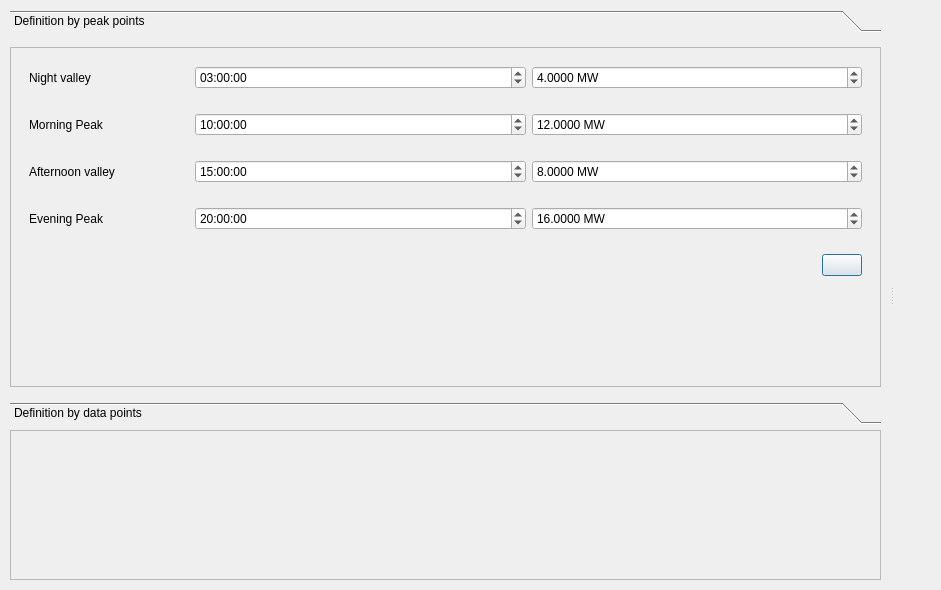
<?xml version="1.0" encoding="UTF-8"?>
<ui version="4.0">
 <class>Dialog</class>
 <widget class="QDialog" name="Dialog">
  <property name="geometry">
   <rect>
    <x>0</x>
    <y>0</y>
    <width>941</width>
    <height>590</height>
   </rect>
  </property>
  <property name="windowTitle">
   <string>Dialog</string>
  </property>
  <layout class="QVBoxLayout" name="verticalLayout">
   <property name="leftMargin">
    <number>1</number>
   </property>
   <property name="topMargin">
    <number>1</number>
   </property>
   <property name="rightMargin">
    <number>1</number>
   </property>
   <property name="bottomMargin">
    <number>1</number>
   </property>
   <item>
    <widget class="QSplitter" name="splitter_3">
     <property name="orientation">
      <enum>Qt::Horizontal</enum>
     </property>
     <widget class="QFrame" name="frame_8">
      <property name="frameShape">
       <enum>QFrame::NoFrame</enum>
      </property>
      <property name="frameShadow">
       <enum>QFrame::Raised</enum>
      </property>
      <layout class="QVBoxLayout" name="verticalLayout_7">
       <property name="topMargin">
        <number>9</number>
       </property>
       <item>
        <widget class="QToolBox" name="toolBox">
         <property name="currentIndex">
          <number>0</number>
         </property>
         <widget class="QWidget" name="page_3">
          <property name="geometry">
           <rect>
            <x>0</x>
            <y>0</y>
            <width>848</width>
            <height>352</height>
           </rect>
          </property>
          <attribute name="label">
           <string>Definition by peak points</string>
          </attribute>
          <layout class="QVBoxLayout" name="verticalLayout_3">
           <property name="leftMargin">
            <number>0</number>
           </property>
           <property name="rightMargin">
            <number>0</number>
           </property>
           <item>
            <widget class="QFrame" name="frame_2">
             <property name="minimumSize">
              <size>
               <width>300</width>
               <height>0</height>
              </size>
             </property>
             <property name="frameShape">
              <enum>QFrame::StyledPanel</enum>
             </property>
             <property name="frameShadow">
              <enum>QFrame::Raised</enum>
             </property>
             <layout class="QVBoxLayout" name="verticalLayout_4">
              <item>
               <widget class="QFrame" name="frame_3">
                <property name="frameShape">
                 <enum>QFrame::NoFrame</enum>
                </property>
                <property name="frameShadow">
                 <enum>QFrame::Plain</enum>
                </property>
                <layout class="QHBoxLayout" name="horizontalLayout_3">
                 <item>
                  <widget class="QLabel" name="label">
                   <property name="maximumSize">
                    <size>
                     <width>160</width>
                     <height>16777215</height>
                    </size>
                   </property>
                   <property name="text">
                    <string>Night valley</string>
                   </property>
                  </widget>
                 </item>
                 <item>
                  <widget class="QTimeEdit" name="night_valley_timeEdit">
                   <property name="time">
                    <time>
                     <hour>3</hour>
                     <minute>0</minute>
                     <second>0</second>
                    </time>
                   </property>
                  </widget>
                 </item>
                 <item>
                  <widget class="QDoubleSpinBox" name="night_valley_doubleSpinBox">
                   <property name="suffix">
                    <string> MW</string>
                   </property>
                   <property name="decimals">
                    <number>4</number>
                   </property>
                   <property name="maximum">
                    <double>9999999.000000000000000</double>
                   </property>
                   <property name="value">
                    <double>4.000000000000000</double>
                   </property>
                  </widget>
                 </item>
                </layout>
               </widget>
              </item>
              <item>
               <widget class="QFrame" name="frame_4">
                <property name="frameShape">
                 <enum>QFrame::NoFrame</enum>
                </property>
                <property name="frameShadow">
                 <enum>QFrame::Plain</enum>
                </property>
                <layout class="QHBoxLayout" name="horizontalLayout_4">
                 <item>
                  <widget class="QLabel" name="label_2">
                   <property name="maximumSize">
                    <size>
                     <width>160</width>
                     <height>16777215</height>
                    </size>
                   </property>
                   <property name="text">
                    <string>Morning Peak</string>
                   </property>
                  </widget>
                 </item>
                 <item>
                  <widget class="QTimeEdit" name="morning_peak_timeEdit">
                   <property name="time">
                    <time>
                     <hour>10</hour>
                     <minute>0</minute>
                     <second>0</second>
                    </time>
                   </property>
                  </widget>
                 </item>
                 <item>
                  <widget class="QDoubleSpinBox" name="morning_peak_doubleSpinBox">
                   <property name="suffix">
                    <string> MW</string>
                   </property>
                   <property name="decimals">
                    <number>4</number>
                   </property>
                   <property name="maximum">
                    <double>9999999.000000000000000</double>
                   </property>
                   <property name="value">
                    <double>12.000000000000000</double>
                   </property>
                  </widget>
                 </item>
                </layout>
               </widget>
              </item>
              <item>
               <widget class="QFrame" name="frame_5">
                <property name="frameShape">
                 <enum>QFrame::NoFrame</enum>
                </property>
                <property name="frameShadow">
                 <enum>QFrame::Plain</enum>
                </property>
                <layout class="QHBoxLayout" name="horizontalLayout_6">
                 <item>
                  <widget class="QLabel" name="label_4">
                   <property name="maximumSize">
                    <size>
                     <width>160</width>
                     <height>16777215</height>
                    </size>
                   </property>
                   <property name="text">
                    <string>Afternoon valley</string>
                   </property>
                  </widget>
                 </item>
                 <item>
                  <widget class="QTimeEdit" name="afternoon_valley_timeEdit">
                   <property name="time">
                    <time>
                     <hour>15</hour>
                     <minute>0</minute>
                     <second>0</second>
                    </time>
                   </property>
                  </widget>
                 </item>
                 <item>
                  <widget class="QDoubleSpinBox" name="afternoon_valley_doubleSpinBox">
                   <property name="suffix">
                    <string> MW</string>
                   </property>
                   <property name="decimals">
                    <number>4</number>
                   </property>
                   <property name="maximum">
                    <double>9999999.000000000000000</double>
                   </property>
                   <property name="value">
                    <double>8.000000000000000</double>
                   </property>
                  </widget>
                 </item>
                </layout>
               </widget>
              </item>
              <item>
               <widget class="QFrame" name="frame_6">
                <property name="frameShape">
                 <enum>QFrame::NoFrame</enum>
                </property>
                <property name="frameShadow">
                 <enum>QFrame::Plain</enum>
                </property>
                <layout class="QHBoxLayout" name="horizontalLayout_7">
                 <item>
                  <widget class="QLabel" name="label_5">
                   <property name="maximumSize">
                    <size>
                     <width>160</width>
                     <height>16777215</height>
                    </size>
                   </property>
                   <property name="text">
                    <string>Evening Peak</string>
                   </property>
                  </widget>
                 </item>
                 <item>
                  <widget class="QTimeEdit" name="evening_peak_timeEdit">
                   <property name="time">
                    <time>
                     <hour>20</hour>
                     <minute>0</minute>
                     <second>0</second>
                    </time>
                   </property>
                  </widget>
                 </item>
                 <item>
                  <widget class="QDoubleSpinBox" name="evening_peak_doubleSpinBox">
                   <property name="suffix">
                    <string> MW</string>
                   </property>
                   <property name="decimals">
                    <number>4</number>
                   </property>
                   <property name="maximum">
                    <double>9999999.000000000000000</double>
                   </property>
                   <property name="value">
                    <double>16.000000000000000</double>
                   </property>
                  </widget>
                 </item>
                </layout>
               </widget>
              </item>
              <item>
               <widget class="QFrame" name="frame_7">
                <property name="frameShape">
                 <enum>QFrame::NoFrame</enum>
                </property>
                <property name="frameShadow">
                 <enum>QFrame::Plain</enum>
                </property>
                <layout class="QHBoxLayout" name="horizontalLayout_8">
                 <item>
                  <spacer name="horizontalSpacer_2">
                   <property name="orientation">
                    <enum>Qt::Horizontal</enum>
                   </property>
                   <property name="sizeHint" stdset="0">
                    <size>
                     <width>40</width>
                     <height>20</height>
                    </size>
                   </property>
                  </spacer>
                 </item>
                 <item>
                  <widget class="QPushButton" name="draw_by_peak_pushButton">
                   <property name="text">
                    <string/>
                   </property>
                   <property name="icon">
                    <iconset resource="icons.qrc">
                     <normaloff>:/Icons/icons/gear.png</normaloff>:/Icons/icons/gear.png</iconset>
                   </property>
                  </widget>
                 </item>
                </layout>
               </widget>
              </item>
              <item>
               <spacer name="verticalSpacer">
                <property name="orientation">
                 <enum>Qt::Vertical</enum>
                </property>
                <property name="sizeHint" stdset="0">
                 <size>
                  <width>20</width>
                  <height>40</height>
                 </size>
                </property>
               </spacer>
              </item>
             </layout>
            </widget>
           </item>
          </layout>
         </widget>
         <widget class="QWidget" name="page">
          <property name="geometry">
           <rect>
            <x>0</x>
            <y>0</y>
            <width>848</width>
            <height>352</height>
           </rect>
          </property>
          <attribute name="label">
           <string>Definition by data points</string>
          </attribute>
          <layout class="QVBoxLayout" name="verticalLayout_2">
           <item>
            <widget class="QTableView" name="tableView"/>
           </item>
           <item>
            <widget class="QFrame" name="frame">
             <property name="maximumSize">
              <size>
               <width>16777215</width>
               <height>40</height>
              </size>
             </property>
             <property name="frameShape">
              <enum>QFrame::NoFrame</enum>
             </property>
             <property name="frameShadow">
              <enum>QFrame::Raised</enum>
             </property>
             <layout class="QHBoxLayout" name="horizontalLayout_2">
              <property name="leftMargin">
               <number>0</number>
              </property>
              <property name="topMargin">
               <number>0</number>
              </property>
              <property name="rightMargin">
               <number>0</number>
              </property>
              <property name="bottomMargin">
               <number>0</number>
              </property>
              <item>
               <spacer name="horizontalSpacer">
                <property name="orientation">
                 <enum>Qt::Horizontal</enum>
                </property>
                <property name="sizeHint" stdset="0">
                 <size>
                  <width>40</width>
                  <height>20</height>
                 </size>
                </property>
               </spacer>
              </item>
              <item>
               <widget class="QPushButton" name="draw_by_points_pushButton">
                <property name="text">
                 <string/>
                </property>
                <property name="icon">
                 <iconset resource="icons.qrc">
                  <normaloff>:/Icons/icons/gear.png</normaloff>:/Icons/icons/gear.png</iconset>
                </property>
               </widget>
              </item>
             </layout>
            </widget>
           </item>
          </layout>
         </widget>
        </widget>
       </item>
       <item>
        <widget class="QFrame" name="frame_9">
         <property name="minimumSize">
          <size>
           <width>0</width>
           <height>150</height>
          </size>
         </property>
         <property name="frameShape">
          <enum>QFrame::StyledPanel</enum>
         </property>
         <property name="frameShadow">
          <enum>QFrame::Raised</enum>
         </property>
         <layout class="QHBoxLayout" name="horizontalLayout_9"/>
        </widget>
       </item>
      </layout>
     </widget>
     <widget class="QFrame" name="PlotFrame">
      <property name="frameShape">
       <enum>QFrame::NoFrame</enum>
      </property>
      <property name="frameShadow">
       <enum>QFrame::Raised</enum>
      </property>
      <layout class="QHBoxLayout" name="horizontalLayout">
       <item>
        <widget class="GraphsWidget" name="plotwidget" native="true"/>
       </item>
      </layout>
     </widget>
    </widget>
   </item>
  </layout>
 </widget>
 <customwidgets>
  <customwidget>
   <class>GraphsWidget</class>
   <extends>QWidget</extends>
   <header>VeraGrid.Gui.PlotDialogue.qt_chart_widget</header>
   <container>1</container>
  </customwidget>
 </customwidgets>
 <resources>
  <include location="icons.qrc"/>
 </resources>
 <connections/>
</ui>
